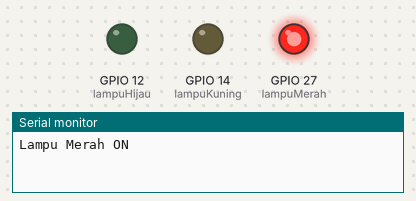
The program below on a simulated ESP32. Parts: output pins drawn as LEDs (lit = HIGH), the last lines printed to the serial monitor.

Above: at 11.0 s.
At 22.5 s:
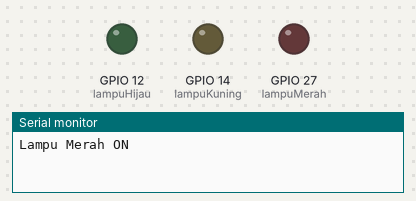
At 30.5 s:
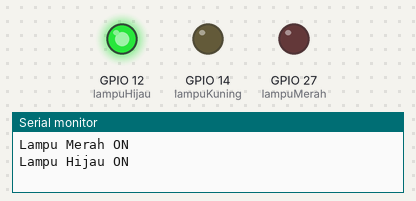
At 41.5 s:
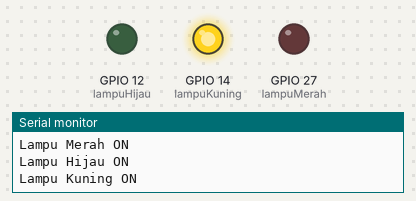
Timing chart, 0 to 57.2 s (numbered marks = the images above):
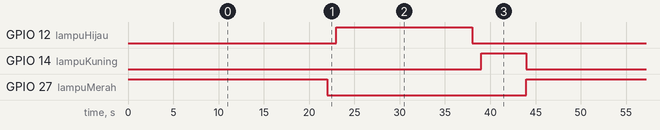

The program:

main.cpp
```cpp
#include <Arduino.h>

// Ubah pin sesuai diagram dan gunakan hanya pin OUTPUT
const int lampuMerah = 27;  // Gantilah dengan pin OUTPUT yang benar
const int lampuKuning = 14; // Contoh perubahan
const int lampuHijau = 12;

void setup() {
    Serial.begin(115200);

    pinMode(lampuMerah, OUTPUT);
    pinMode(lampuKuning, OUTPUT);
    pinMode(lampuHijau, OUTPUT);
}

void loop() {
    // Lampu Merah menyala (berhenti)
    digitalWrite(lampuMerah, HIGH);
    Serial.println("Lampu Merah ON");
    delay(22000);
    digitalWrite(lampuMerah, LOW);

    // Tambahkan jeda sebelum hijau menyala
    delay(1000);

    // Lampu Hijau menyala (jalan)
    digitalWrite(lampuHijau, HIGH);
    Serial.println("Lampu Hijau ON");
    delay(15000);
    digitalWrite(lampuHijau, LOW);

    // Tambahkan jeda sebelum kuning menyala
    delay(1000);

    // Lampu Kuning menyala (persiapan berhenti)
    digitalWrite(lampuKuning, HIGH);
    Serial.println("Lampu Kuning ON");
    delay(5000); // Biasanya kuning menyala lebih singkat, sekitar 5 detik
    digitalWrite(lampuKuning, LOW);
}
```

Measured:
- by itself, GPIO 12 (lampuHijau): alternates HIGH for 15.0 s and LOW for 29.0 s
- by itself, GPIO 14 (lampuKuning): alternates HIGH for 5.0 s and LOW for 39.0 s
- by itself, GPIO 27 (lampuMerah): alternates HIGH for 22.0 s and LOW for 22.0 s
